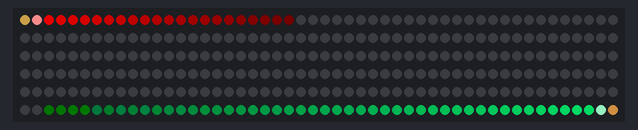
Recording of a sketch running on a simulated Arduino Uno, built with avr-gcc and run on an emulated ATmega328P. Parts: 300 RGB LEDs in strip order, left to right, continuing on the next row.

Above: at 0.18 s.
At 5.16 s:
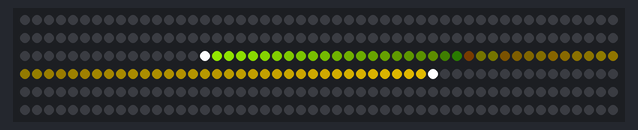
At 9.85 s:
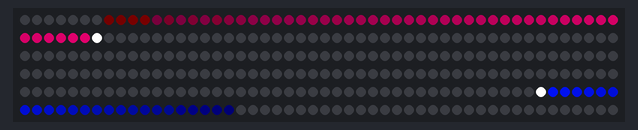
At 20.14 s:
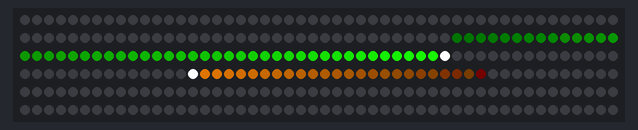
At 30.1 s:
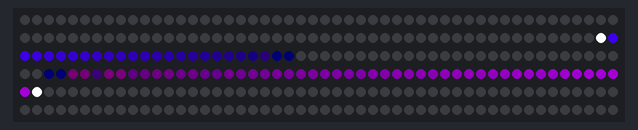
At 39.78 s:
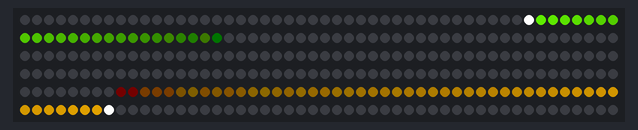

The sketch:

streamers.ino
```cpp
#include <FastLED.h>

#define NUM_LEDS 300
#define LED_PIN 7

CRGB led[NUM_LEDS];

void setup() {
  // put your setup code here, to run once:
  FastLED.addLeds<NEOPIXEL, LED_PIN>(led, NUM_LEDS);
  Serial.begin(9600);

  for (int i = 0; i < NUM_LEDS; i++) {
    led[i] = CRGB(0, 0, 0);
  }

  FastLED.show();
}

void clearLed() {
  for (int i = 0; i < NUM_LEDS; i++) {
    led[i] = CRGB(0, 0, 0);
  }
}

bool isOn(CRGB led) {
  return led != CRGB(0, 0, 0);
}

CRGB mix(CRGB led1, CRGB led2) {
  return (led1 /= 2) + (led2 /= 2);
}

void setFade(int start, int spread, byte hue, int dir) {
  int index = start;
  byte brightness = 0;
  byte saturation = 255;
  for (int i = 0; i < spread; i++) {
    index = start - (i * dir);
    if (index < 0) {
      index = NUM_LEDS + index;
    }
    if (index >= NUM_LEDS) {
      index = index - NUM_LEDS;
    }
    if (i == 0) {
      saturation = 0;
    } else {
      saturation = 255;
    }

    brightness = map(i, 0, spread, 255, 0);


    if (isOn(led[index])) {
      led[index] = mix(led[index], CHSV(hue, saturation, brightness));
    } else {
      led[index] = CHSV(hue, saturation, brightness);
    }

  }
}

void showLed() {
  FastLED.show();
}


void loop() {
  static int cursor_one = 0;
  static int cursor_two = NUM_LEDS - 1;
  static byte hue_one = 126;
  static byte hue_two = 0;

  clearLed();
  if (cursor_one >= NUM_LEDS) {
    cursor_one = 0;
  }
  if (cursor_two < 0) {
    cursor_two = NUM_LEDS - 1;
  }

  cursor_one += 1;
  cursor_two -= 1;

  setFade(cursor_one, 50, hue_one++, 1);
  setFade(cursor_two, 25, hue_two--, -1);
  showLed();
  delay(10);
}
```
